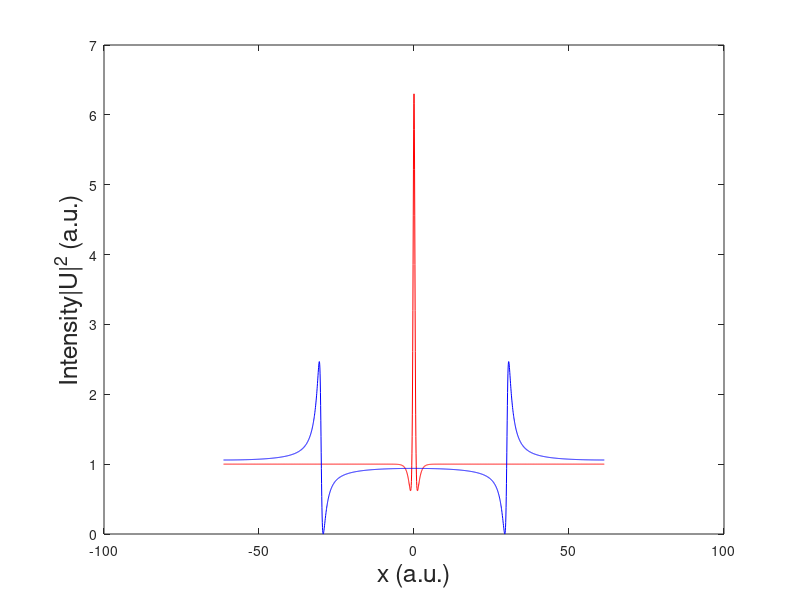
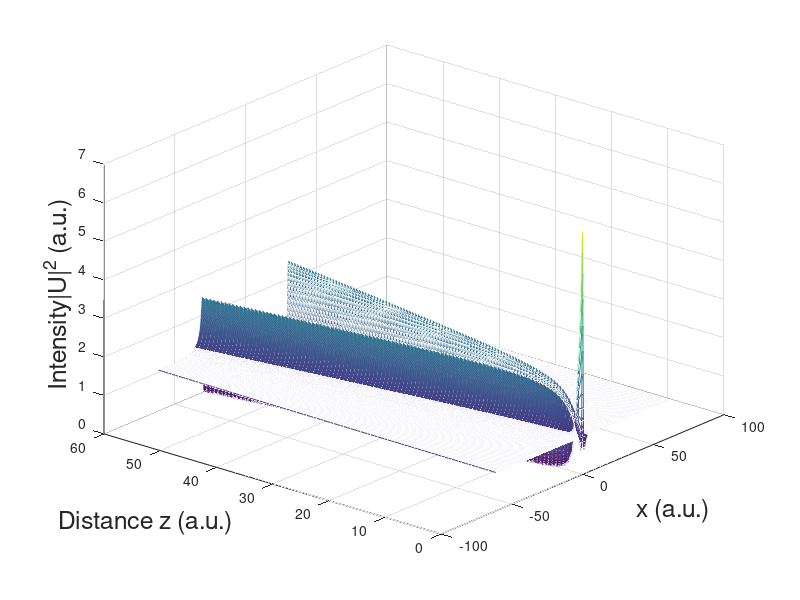
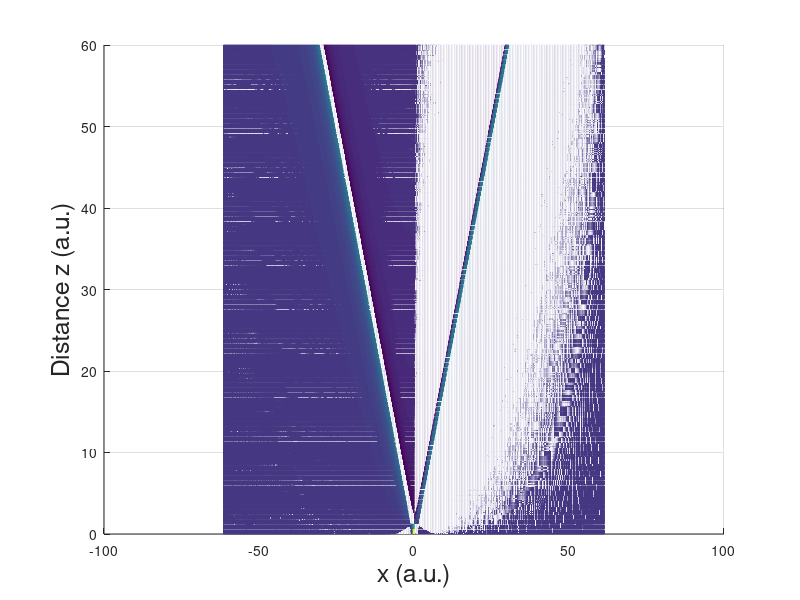
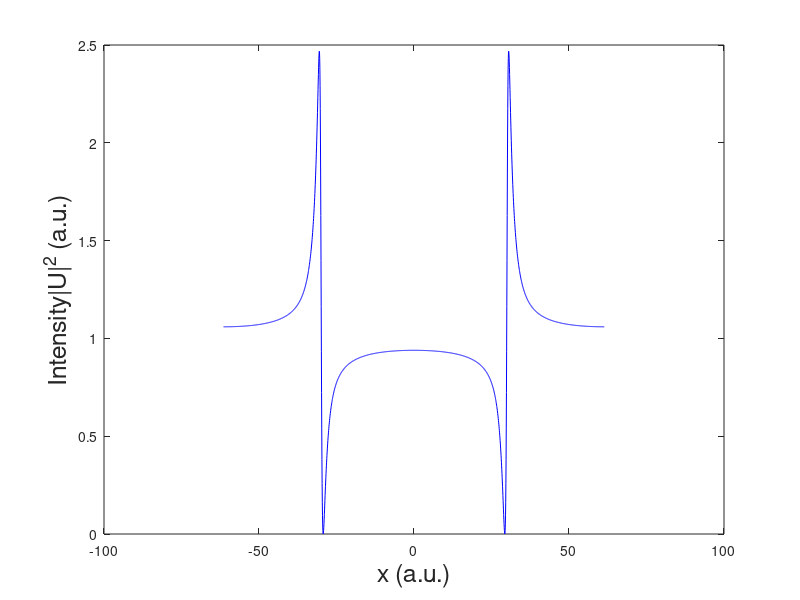

The MATLAB script that drew these images, in order:
clc;
clear all
global a
a=0.7;
z0=0.4;
b=1;
d=0;
%%-----------
n=2048;
hx=0.06;
x=(-n/2:n/2-1)*hx;
hw=2*pi/(n*hx);
w=fftshift((-n/2:n/2-1)*hw);
%%--------------
p=sqrt(8*a*(1-2*a));
q=2*sqrt(1-2*a);
 U=exp(1i*(z0))*(1+(2*(1-2*a)*cosh(p*(z0))+1i*p*sinh(p*(z0)))./(sqrt(2*a)*cos(q*x)-cosh(p*(z0))));%KM
cosh(p*z0)
sinh(p*z0)
% U=exp(-1i*z0)*(1-4*(1-2*1i*z0)./(1+4*(x.^2)+4*(z0.^2)));%PS
V=(angle(U));
u1(1,:)=(abs(U).^2)'; 
L=60;
nm=10000;
h=L/nm;
for j=1:nm
    j;
    z=j*h;
    D=exp((-1/2.*1i.*(abs(w)).^b).*h/2);
   qstep1=ifft(D.*fft(U));
     N=exp(1i.*d.*(abs(qstep1).^2).*h);
    qstep2=N.*qstep1;
     U=ifft(D.*fft(qstep2));
    l=floor(2+(j-1)/100);
    u1(l,:)=(abs(U).^2)';
end
s=max(u1(l,:))
ss=min(u1(l,:))
figure(1)
plot(x,u1(1,:),'r',x,u1(l,:),'b')
xlabel('x (a.u.)','FontSize',18);
ylabel('Intensity|U|^2 (a.u.)','FontSize',18);
figure(2)
z=0:h*100:L;
mesh(x,z,u1)
xlabel('x (a.u.)','FontSize',18);
ylabel('Distance z (a.u.)','FontSize',18);
zlabel('Intensity|U|^2 (a.u.)','FontSize',18); 
view(-50,30);
figure(3)
z=0:h*100:L;
mesh(x,z,u1)
view(0,90)                                                                                                                                                                                                                                      
xlabel('x (a.u.)','FontSize',18);
ylabel('Distance z (a.u.)','FontSize',18);
figure(4)
plot(x,u1(l,:),'b')
xlabel('x (a.u.)','FontSize',18);
ylabel('Intensity|U|^2 (a.u.)','FontSize',18);
figure(5)
plot(x,u1(1,:),'r')
xlabel('x (a.u.)','FontSize',18);
ylabel('Intensity|U|^2 (a.u.)','FontSize',18);  
figure(6)
z=0:h*100:L;
mesh(x,z,u1)
view(0,0)
figure(7)
plot(x,V,'r')
xlabel('x (a.u.)','FontSize',18);
ylabel('Phase (a.u.)','FontSize',18); 
save  'D:\matlabxiugai\expc00.dat' u1 -ascii
save  'D:\matlabxiugai\expc01.dat' x -ascii

